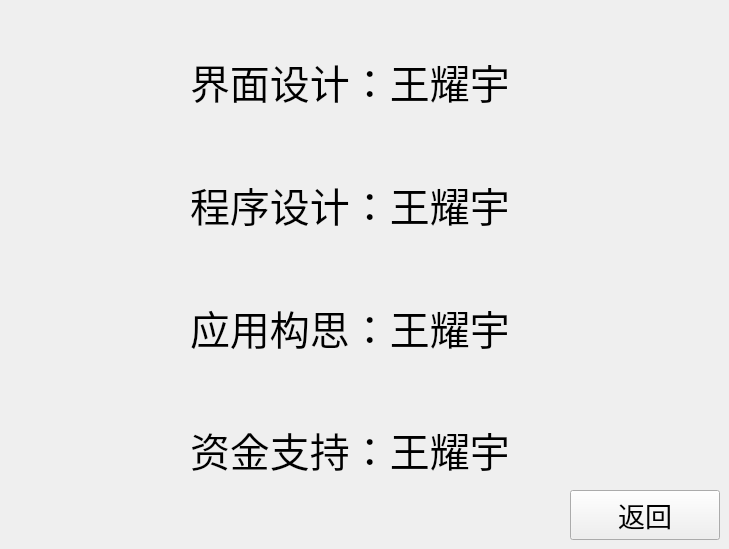
     <widget class="QWidget" name="IntroducePage">
      <widget class="QPushButton" name="IntroduceExitButton">
       <property name="geometry">
        <rect>
         <x>570</x>
         <y>490</y>
         <width>150</width>
         <height>50</height>
        </rect>
       </property>
       <property name="minimumSize">
        <size>
         <width>150</width>
         <height>50</height>
        </size>
       </property>
       <property name="maximumSize">
        <size>
         <width>150</width>
         <height>50</height>
        </size>
       </property>
       <property name="font">
        <font>
         <family>幼圆</family>
         <pointsize>20</pointsize>
        </font>
       </property>
       <property name="text">
        <string>返回</string>
       </property>
      </widget>
      <widget class="QWidget" name="layoutWidget">
       <property name="geometry">
        <rect>
         <x>190</x>
         <y>30</y>
         <width>402</width>
         <height>471</height>
        </rect>
       </property>
       <layout class="QVBoxLayout" name="verticalLayout_4">
        <property name="spacing">
         <number>20</number>
        </property>
        <item>
         <widget class="QLabel" name="Introduce1Label">
          <property name="font">
           <font>
            <family>幼圆</family>
            <pointsize>30</pointsize>
           </font>
          </property>
          <property name="text">
           <string>界面设计：王耀宇</string>
          </property>
         </widget>
        </item>
        <item>
         <widget class="QLabel" name="Introduce2Label">
          <property name="font">
           <font>
            <family>幼圆</family>
            <pointsize>30</pointsize>
           </font>
          </property>
          <property name="text">
           <string>程序设计：王耀宇</string>
          </property>
         </widget>
        </item>
        <item>
         <widget class="QLabel" name="Introduce3Label">
          <property name="font">
           <font>
            <family>幼圆</family>
            <pointsize>30</pointsize>
           </font>
          </property>
          <property name="text">
           <string>应用构思：王耀宇</string>
          </property>
         </widget>
        </item>
        <item>
         <widget class="QLabel" name="Introduce4Label">
          <property name="font">
           <font>
            <family>幼圆</family>
            <pointsize>30</pointsize>
           </font>
          </property>
          <property name="text">
           <string>资金支持：王耀宇</string>
          </property>
         </widget>
        </item>
       </layout>
      </widget>
     </widget>
